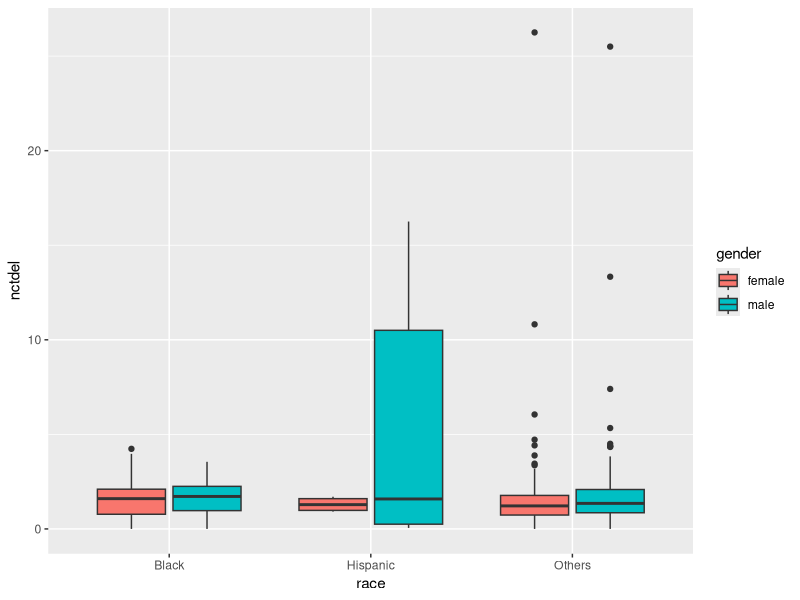
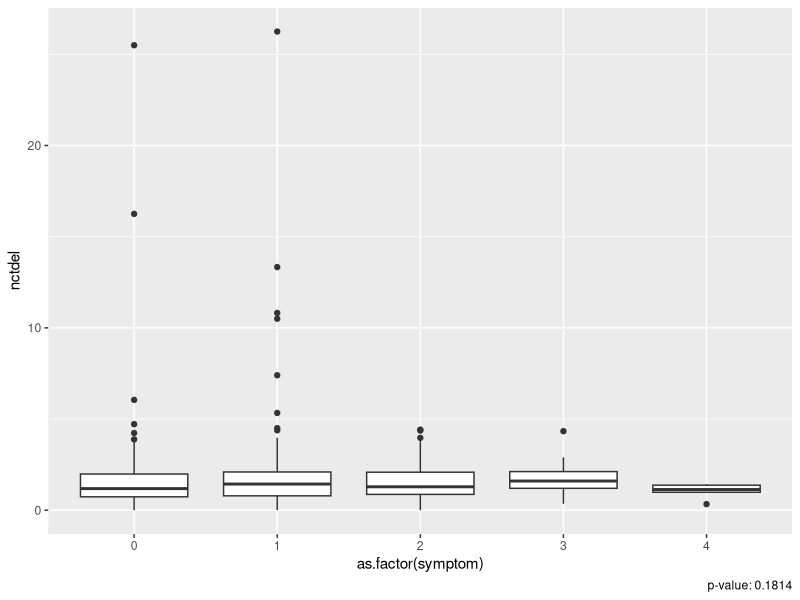
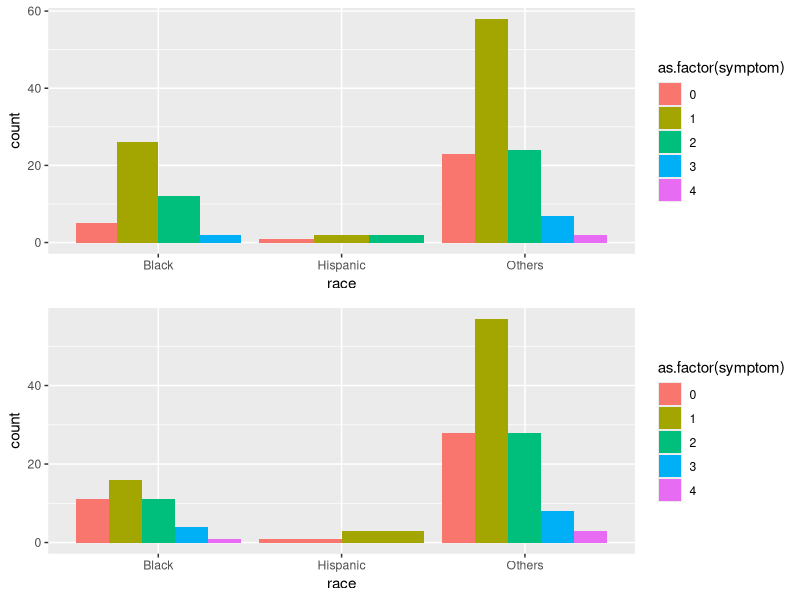
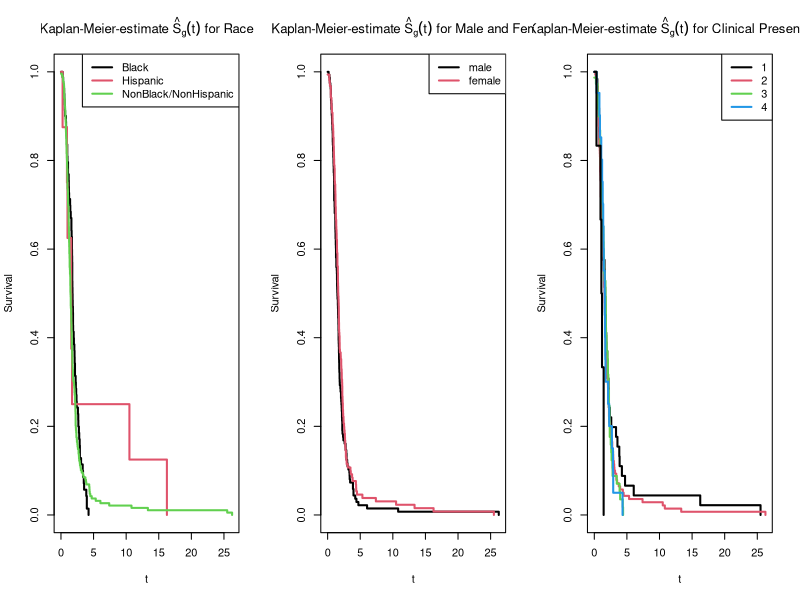

R code for these plots, in order:
## ---- chunk 1
knitr::opts_chunk$set(echo = FALSE, warning = FALSE)
library(ggplot2)
library(survival)
library(gridExtra)

dat <- read.table("kellydat.txt", header=T)

## ---- chunk 2
missing_d <- (which(is.na(dat)))
#dat[missing_d,] # no NA's

dat$race = "Others"
dat$race[dat$black==1]="Black"
dat$race[dat$hisp==1]="Hispanic"
dat$gender = "male"
dat$gender[dat$male==0]="female"
dat$symptom = 0
dat$symptom[dat$sn1==1]=1
dat$symptom[dat$sn2==1]=2
dat$symptom[dat$sn3==1]=3
dat$symptom[dat$all4==1]=4

g1 <- ggplot(data = dat, aes(x=race,y=nctdel)) + geom_boxplot(aes(fill=gender))
g2 <- ggplot(data = dat, aes(x=as.factor(symptom), y=nctdel)) +geom_boxplot()
g3 <- ggplot(data = dat, aes(x=race, y=symptom)) + geom_boxplot(aes(fill=gender))
g3m <- ggplot(data = dat[dat$gender=="male",], aes(x=race)) + geom_bar(aes(fill=as.factor(symptom)),position = "dodge")
g3f <- ggplot(data = dat[dat$gender=="female",], aes(x=race)) + geom_bar(aes(fill=as.factor(symptom)),position = "dodge")

g1
## ---- chunk 3
p2 <- summary(aov(data=dat, nctdel ~ symptom))[[1]][["Pr(>F)"]][1]
g2 + labs(caption = paste("p-value:", round(p2,4)))
## ---- chunk 4
grid.arrange(g3m, g3f, nrow=2)
## ---- chunk 5

## ---- chunk 6
par(mfrow=c(1,3))
dat.KM.race <- survfit(Surv(nctdel, fail) ~ race, type="kaplan-meier", conf.type="log", data=dat)

plot(dat.KM.race, main=expression(paste("Kaplan-Meier-estimate ", hat(S)[g](t), " for Race")),
     xlab="t", ylab="Survival", lwd=2, col=1:3)
legend(x="topright", col=1:3, lwd=2, legend=c("Black", "Hispanic", "NonBlack/NonHispanic"))


dat.KM.gender <- survfit(Surv(nctdel, fail) ~ male, type="kaplan-meier", conf.type="log", data=dat)

plot(dat.KM.gender, main=expression(paste("Kaplan-Meier-estimate ", hat(S)[g](t), " for Male and Female")),
     xlab="t", ylab="Survival", lwd=2, col=1:2)
legend(x="topright", col=1:2, lwd=2, legend=c("male", "female"))


dat.KM.symptom <- survfit(Surv(nctdel, fail) ~ symptom, type="kaplan-meier", conf.type="log", data=dat)

plot(dat.KM.symptom, main=expression(paste("Kaplan-Meier-estimate ", hat(S)[g](t), " for Clinical Presentation")),
     xlab="t", ylab="Survival", lwd=2, col=1:4)
legend(x="topright", col=1:4, lwd=2, legend=c("1", "2", "3", "4"))
